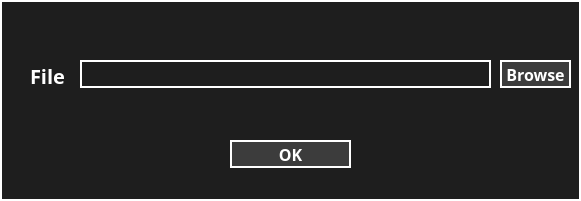
     <widget class="QFrame" name="frame_24">
      <property name="geometry">
       <rect>
        <x>110</x>
        <y>20</y>
        <width>581</width>
        <height>201</height>
       </rect>
      </property>
      <property name="styleSheet">
       <string notr="true">border: 2px solid rgb(255, 255, 255);
background-color: rgb(30,30,30);
</string>
      </property>
      <property name="frameShape">
       <enum>QFrame::StyledPanel</enum>
      </property>
      <property name="frameShadow">
       <enum>QFrame::Raised</enum>
      </property>
      <widget class="QLabel" name="label_9">
       <property name="geometry">
        <rect>
         <x>30</x>
         <y>60</y>
         <width>41</width>
         <height>31</height>
        </rect>
       </property>
       <property name="font">
        <font>
         <family>Montserrat</family>
         <pointsize>15</pointsize>
         <weight>75</weight>
         <bold>true</bold>
        </font>
       </property>
       <property name="styleSheet">
        <string notr="true">border:0px;
color: rgb(255, 255, 255);
</string>
       </property>
       <property name="text">
        <string>File</string>
       </property>
      </widget>
      <widget class="QLineEdit" name="file_entry">
       <property name="geometry">
        <rect>
         <x>80</x>
         <y>60</y>
         <width>411</width>
         <height>28</height>
        </rect>
       </property>
       <property name="styleSheet">
        <string notr="true">color: rgb(255, 255, 255);</string>
       </property>
      </widget>
      <widget class="QPushButton" name="browse_files">
       <property name="geometry">
        <rect>
         <x>500</x>
         <y>60</y>
         <width>71</width>
         <height>28</height>
        </rect>
       </property>
       <property name="font">
        <font>
         <family>Montserrat</family>
         <pointsize>12</pointsize>
         <weight>75</weight>
         <bold>true</bold>
        </font>
       </property>
       <property name="styleSheet">
        <string notr="true">color: rgb(255, 255, 255);
background-color: rgb(60, 60, 60);</string>
       </property>
       <property name="text">
        <string>Browse</string>
       </property>
      </widget>
      <widget class="QPushButton" name="OK_file_select">
       <property name="geometry">
        <rect>
         <x>230</x>
         <y>140</y>
         <width>121</width>
         <height>28</height>
        </rect>
       </property>
       <property name="font">
        <font>
         <family>Montserrat</family>
         <pointsize>12</pointsize>
         <weight>75</weight>
         <bold>true</bold>
        </font>
       </property>
       <property name="styleSheet">
        <string notr="true">color: rgb(255, 255, 255);
background-color: rgb(60, 60, 60);
</string>
       </property>
       <property name="text">
        <string>OK</string>
       </property>
      </widget>
     </widget>
